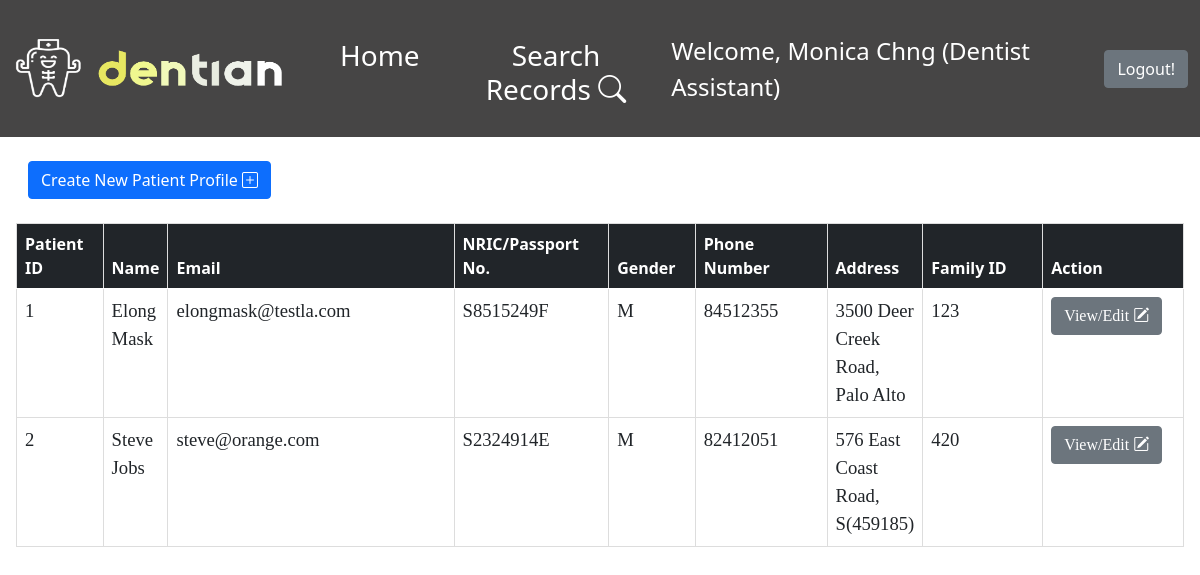
The app's page /ReceptionistDashboard.php (signed in) with its own data.
### tables this page shows
CREATE TABLE `patient_profile` (
  `Patient_ID` int(11) NOT NULL,
  `Status` varchar(10) NOT NULL DEFAULT 'Active',
  `First_Name` varchar(20) NOT NULL,
  `Last_Name` varchar(20) NOT NULL,
  `NRIC_PNum` varchar(9) NOT NULL,
  `Gender` char(1) NOT NULL,
  `Birth_Date` date DEFAULT NULL,
  `Address` varchar(50) NOT NULL,
  `Nationality` varchar(100) NOT NULL,
  `Phone_Num` int(8) NOT NULL,
  `Email` varchar(50) NOT NULL,
  `Marital Status` varchar(20) NOT NULL,
  `Occupation` varchar(50) NOT NULL,
  `Smoker` varchar(3) NOT NULL,
  `Allergies` varchar(100) DEFAULT NULL,
  `Long_term_med` varchar(200) DEFAULT NULL,
  `Existing_Med_Conds` varchar(200) DEFAULT NULL,
  `Referred_by_clinic` varchar(50) DEFAULT NULL,
  `Referred_memo` varchar(200) DEFAULT NULL,
  `Family_ID` int(100) DEFAULT NULL,
  `Emer_Name` varchar(20) NOT NULL,
  `Emer_Contact` int(8) NOT NULL,
  `Emer_relation` varchar(10) NOT NULL,
  `Subsidies` varchar(3) NOT NULL
);

### db_connection.php (called while the page is built, shortened)
<?php
class DB_Connect
{
    public function connect()
    {
        try {
            $host2 = "sql6.freemysqlhosting.net";
            $db2 = "sql6501826";
            $username2 = "sql6501826";
            $password2 = "YnaPNqTYI4";
            $conn = new PDO('mysql:host='. $host2 . '; dbname=' . $db2 , $username2, $password2);
            return $conn;
        } catch (PDOException $e) {
            print "Error: " . $e->getMessage() . "<br>";
            die();
        }
    }
}

### ReceptionistDashboard.php (the view, shortened to what this page needs)
<?php
include 'db_connection.php';
include 'Navbar.php';
if (!isset($_SESSION['Role']) && empty($_SESSION['Role'])) {
    header("Location: index.php");
    exit();
} else {
    if (!isset($_SESSION['patientprof']) && empty($_SESSION['patientprof']) ) {
        $db = new DB_Connect();
        $stmt = $db->connect()->prepare("SELECT * FROM patient_profile");
        $stmt->execute();
        if ($stmt->rowCount() > 0) {
            $patients_profile = $stmt->fetchAll(PDO::FETCH_ASSOC);
        }
    } else {
        $addSuccess = '';
        $patients_profile =  $_SESSION['patientprof'];
        $errormsg = $_SESSION['errorMsg'];
		$rowCount = $_SESSION['rowCount'];
    }
}
?>
<html>
<head>
    <link rel="stylesheet" href="https://cdn.jsdelivr.net/npm/bootstrap-icons@1.8.1/font/bootstrap-icons.css">
    <link href="https://cdn.jsdelivr.net/npm/bootstrap@5.0.2/dist/css/bootstrap.min.css" rel="stylesheet">
    <link rel="stylesheet" href="https://cdn.jsdelivr.net/npm/bootstrap-icons@1.8.1/font/bootstrap-icons.css">
</head>
<body>
    <div class="w-100 p-3">
        <nav class="navbar navbar-light bg-transparent">
            <div class="container-fluid mb-3">
                <button class="btn btn-primary" type="submit" name="logout" onclick="location.href = 'CreatePatientProfile.php';">Create New Patient Profile <i class="bi bi-plus-square"></i></button>
            </div>
        </nav>
        <table class="table table-hover ps-1">
            <thead class="table-dark">
                <tr>
                    <th scope="col" style="width: 100px">Patient ID</th>
                    <th scope="col">Name</th>
                    <th scope="col" style="width: 400px">Email</th>
                    <th scope="col" style="width: 180px">NRIC/Passport No.</th>
                    <th scope="col" style="width: 100px">Gender</th>
                    <th scope="col" style="width: 180px">Phone Number</th>
                    <th scope="col">Address</th>
                    <th scope="col" style="width: 180px">Family ID</th>
                    <th scope="col" style="width: 180px">Action</th>
                </tr>
            </thead>
            <tbody>
                <?php
                foreach ($patients_profile as $patients) {
                    echo
                    '<tr>' .
                        '<td scope="row">' . $patients['Patient_ID'] . '</td>' .
                        '<td>' . $patients['First_Name'] . ' ' . $patients['Last_Name'] . '</td>' .
                        '<td>' . $patients['Email'] . '</td>' .
                        '<td>' . $patients['NRIC_PNum'] . '</td>' .
                        '<td>' . $patients['Gender'] . '</td>' .
                        '<td>' . $patients['Phone_Num'] . '</td>' .
                        '<td>' . $patients['Address'] . '</td>' .
                        '<td>' . $patients['Family_ID'] . '</td>' .
                        '<td><button type="button" class="btn btn-secondary editBtn">View/Edit <i class="bi bi-pencil-square"></i></button></td>' .
                        '</tr>';
                }
                ?>
            </tbody>
        </table>
    </div>
</body>
</html>

### ReceptionistDashboard.php (style rules this page uses)
p, td { font-family: garamond; font-size: 14pt; }
td, th { border: 1px solid #ddd; }
table { width: 50%; background-color: white; text-align: left; }
body { background-image: url('img/AdminBackground.png'); background-repeat: no-repeat; background-attachment: fixed; background-size: cover; }

### records on screen
patient_profile: Patient_ID "1", First_Name "Elong", Last_Name "Mask", Email "elongmask@testla.com", NRIC_PNum "S8515249F", Gender "M", Phone_Num "84512355", Address "3500 Deer Creek Road, Palo Alto", Family_ID "123"
patient_profile: Patient_ID "2", First_Name "Steve", Last_Name "Jobs", Email "steve@orange.com", NRIC_PNum "S2324914E", Gender "M", Phone_Num "82412051", Address "576 East Coast Road, S(459185)", Family_ID "420"

### other values on screen
$_SESSION['Name'] "Monica Chng"
$_SESSION['Role'] "Dentist Assistant"
